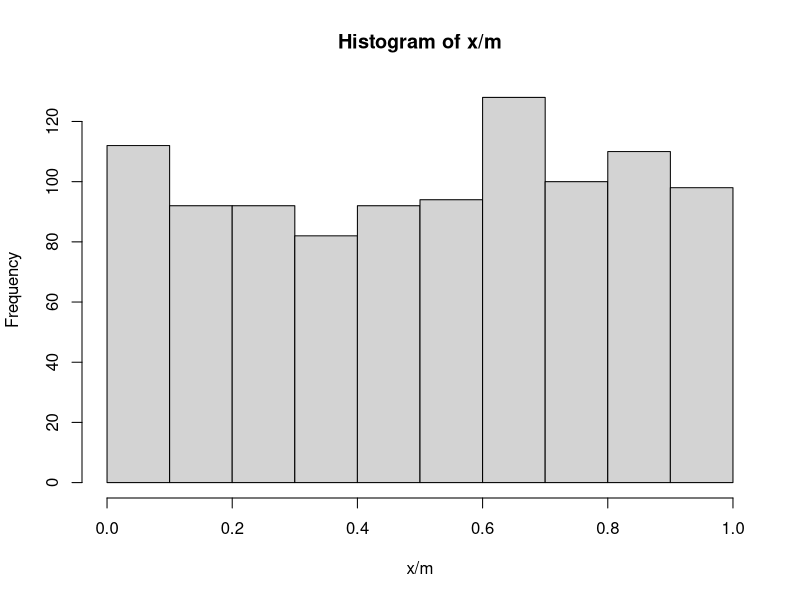
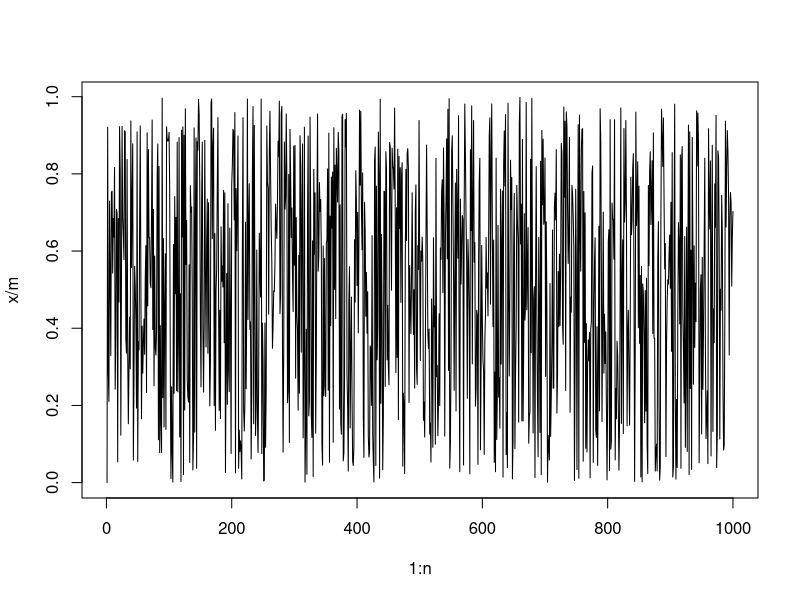

Write the R code that produced these figures, in order.
#set seed
x0 = 7

#set positive integers
a = 7^5
m = 2^31 - 1

#numbers you want to generate
n = 1000

#sequence of numbers that we generate can be stored in x
x <- vector("numeric", length = n)

#recursion to generate the first number
x[1] = (a * x0) %% m
for(i in 2:n)
{
  x[i] = (a * x[i-1]) %% m 
}

#scaling to get numbers between 0 and 1
x/m

#histogram of x
hist(x/m)

#traceplot of x/m
plot(1:n, x/m, type = 'l')

